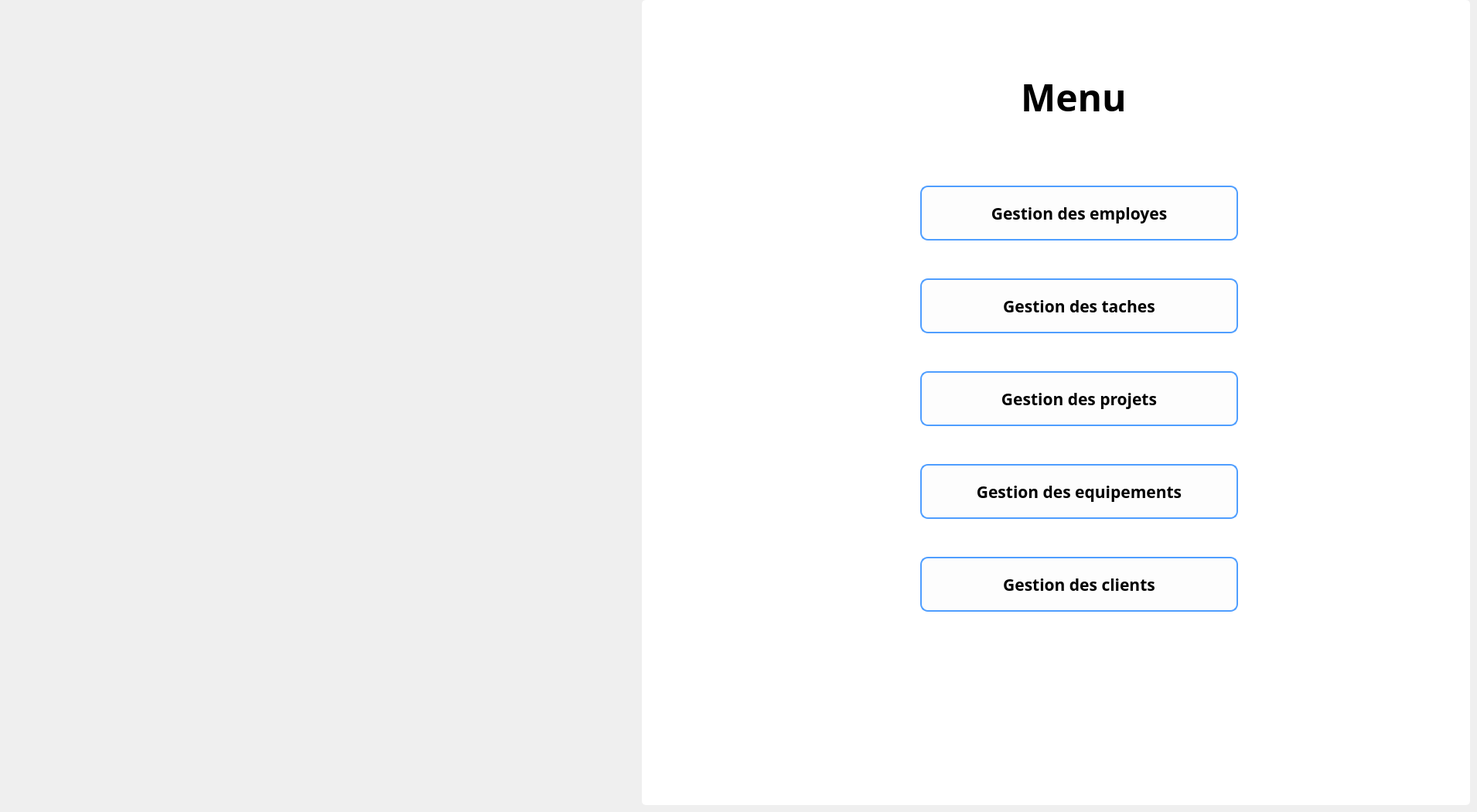
    <widget class="QWidget" name="page">
     <widget class="QLabel" name="label_15">
      <property name="geometry">
       <rect>
        <x>10</x>
        <y>0</y>
        <width>810</width>
        <height>1041</height>
       </rect>
      </property>
      <property name="styleSheet">
       <string notr="true">background-image: url(:/images/images/simon-lee-zft-W1kVEhg-unsplash.jpg);
border-radius:5px</string>
      </property>
      <property name="text">
       <string/>
      </property>
     </widget>
     <widget class="QLabel" name="label_23">
      <property name="geometry">
       <rect>
        <x>110</x>
        <y>330</y>
        <width>571</width>
        <height>261</height>
       </rect>
      </property>
      <property name="styleSheet">
       <string notr="true">image: url(:/images/images/Capture_logo_login-removebg-preview.png);
background:none;</string>
      </property>
      <property name="text">
       <string/>
      </property>
     </widget>
     <widget class="QFrame" name="frame_13">
      <property name="geometry">
       <rect>
        <x>830</x>
        <y>0</y>
        <width>1071</width>
        <height>1041</height>
       </rect>
      </property>
      <property name="styleSheet">
       <string notr="true">background-color: rgb(255, 255, 255);
border-radius:5px</string>
      </property>
      <property name="frameShape">
       <enum>QFrame::StyledPanel</enum>
      </property>
      <property name="frameShadow">
       <enum>QFrame::Raised</enum>
      </property>
      <widget class="QLabel" name="label_24">
       <property name="geometry">
        <rect>
         <x>490</x>
         <y>80</y>
         <width>161</width>
         <height>91</height>
        </rect>
       </property>
       <property name="font">
        <font>
         <family>Segoe UI Semibold</family>
         <pointsize>36</pointsize>
         <weight>75</weight>
         <bold>true</bold>
        </font>
       </property>
       <property name="styleSheet">
        <string notr="true">color:rgb(0, 0, 0);</string>
       </property>
       <property name="text">
        <string>Menu</string>
       </property>
      </widget>
      <widget class="QLabel" name="label_16">
       <property name="geometry">
        <rect>
         <x>810</x>
         <y>900</y>
         <width>251</width>
         <height>91</height>
        </rect>
       </property>
       <property name="font">
        <font>
         <family>Segoe UI Light</family>
         <pointsize>14</pointsize>
         <weight>50</weight>
         <bold>false</bold>
        </font>
       </property>
       <property name="text">
        <string/>
       </property>
      </widget>
      <widget class="QPushButton" name="tb_menu_emp">
       <property name="geometry">
        <rect>
         <x>360</x>
         <y>240</y>
         <width>411</width>
         <height>71</height>
        </rect>
       </property>
       <property name="font">
        <font>
         <family>Yu Gothic UI Semibold</family>
         <pointsize>16</pointsize>
         <weight>75</weight>
         <bold>true</bold>
        </font>
       </property>
       <property name="styleSheet">
        <string notr="true">QPushButton {

	
	background-color: rgb(253, 253, 253);
color:black;
border-radius: 10px;
border: 2px solid  rgb(79, 158, 255);
}

QPushButton::hover
{
background:rgb(0, 51, 162);
color:white;
border-radius: 10px;

}</string>
       </property>
       <property name="text">
        <string>Gestion des employes</string>
       </property>
      </widget>
      <widget class="QPushButton" name="tb_menu_t">
       <property name="geometry">
        <rect>
         <x>360</x>
         <y>360</y>
         <width>411</width>
         <height>71</height>
        </rect>
       </property>
       <property name="font">
        <font>
         <family>Yu Gothic UI Semibold</family>
         <pointsize>16</pointsize>
         <weight>75</weight>
         <bold>true</bold>
        </font>
       </property>
       <property name="styleSheet">
        <string notr="true">QPushButton {

	
	background-color: rgb(253, 253, 253);
color:black;
border-radius: 10px;
border: 2px solid  rgb(79, 158, 255);
}

QPushButton::hover
{
background:rgb(0, 51, 162);
color:white;
border-radius: 10px;

}</string>
       </property>
       <property name="text">
        <string>Gestion des taches</string>
       </property>
      </widget>
      <widget class="QPushButton" name="tb_menu_p">
       <property name="geometry">
        <rect>
         <x>360</x>
         <y>480</y>
         <width>411</width>
         <height>71</height>
        </rect>
       </property>
       <property name="font">
        <font>
         <family>Yu Gothic UI Semibold</family>
         <pointsize>16</pointsize>
         <weight>75</weight>
         <bold>true</bold>
        </font>
       </property>
       <property name="styleSheet">
        <string notr="true">QPushButton {

	
	background-color: rgb(253, 253, 253);
color:black;
border-radius: 10px;
border: 2px solid  rgb(79, 158, 255);
}

QPushButton::hover
{
background:rgb(0, 51, 162);
color:white;
border-radius: 10px;

}</string>
       </property>
       <property name="text">
        <string>Gestion des projets</string>
       </property>
      </widget>
      <widget class="QPushButton" name="tb_menu_e">
       <property name="geometry">
        <rect>
         <x>360</x>
         <y>600</y>
         <width>411</width>
         <height>71</height>
        </rect>
       </property>
       <property name="font">
        <font>
         <family>Yu Gothic UI Semibold</family>
         <pointsize>16</pointsize>
         <weight>75</weight>
         <bold>true</bold>
        </font>
       </property>
       <property name="styleSheet">
        <string notr="true">QPushButton {

	
	background-color: rgb(253, 253, 253);
color:black;
border-radius: 10px;
border: 2px solid  rgb(79, 158, 255);
}

QPushButton::hover
{
background:rgb(0, 51, 162);
color:white;
border-radius: 10px;

}</string>
       </property>
       <property name="text">
        <string>Gestion des equipements</string>
       </property>
      </widget>
      <widget class="QPushButton" name="tb_menu_c">
       <property name="geometry">
        <rect>
         <x>360</x>
         <y>720</y>
         <width>411</width>
         <height>71</height>
        </rect>
       </property>
       <property name="font">
        <font>
         <family>Yu Gothic UI Semibold</family>
         <pointsize>16</pointsize>
         <weight>75</weight>
         <bold>true</bold>
        </font>
       </property>
       <property name="styleSheet">
        <string notr="true">QPushButton {

	
	background-color: rgb(253, 253, 253);
color:black;
border-radius: 10px;
border: 2px solid  rgb(79, 158, 255);
}

QPushButton::hover
{
background:rgb(0, 51, 162);
color:white;
border-radius: 10px;

}</string>
       </property>
       <property name="text">
        <string>Gestion des clients</string>
       </property>
      </widget>
     </widget>
    </widget>
